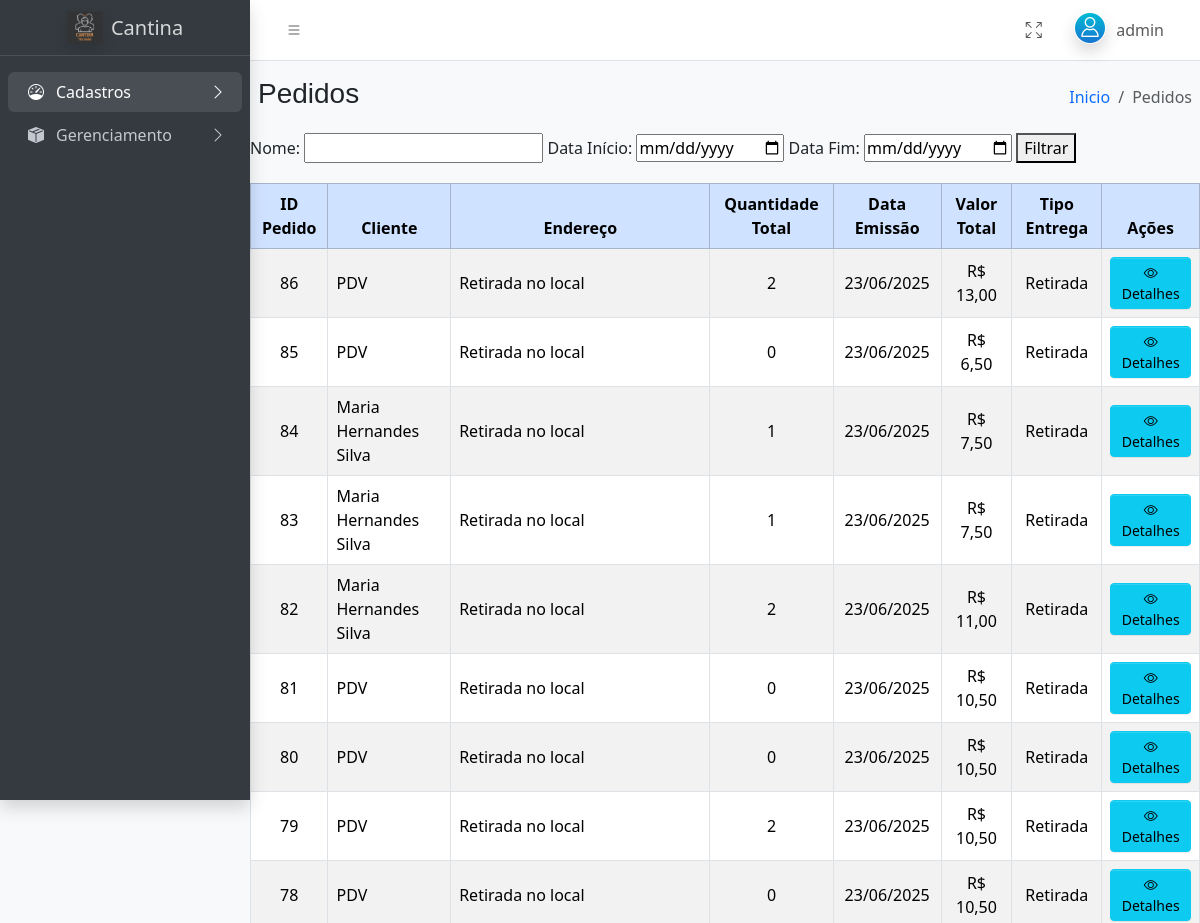
/admin/admin.php?pg=Pedidos (signed in, upper part), run on an earlier commit of the app's database.
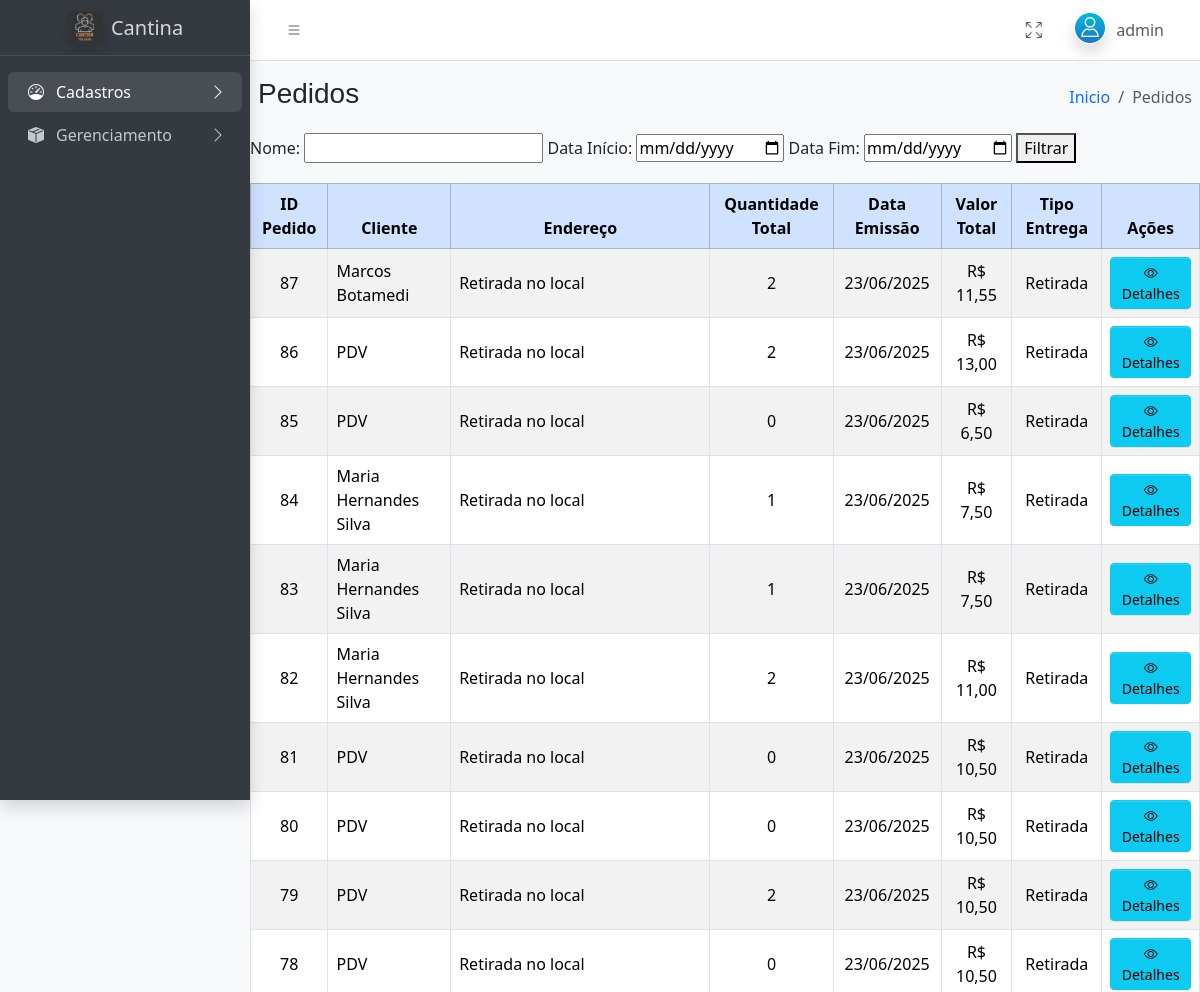
And on a later commit of the database.
### tables this page shows
CREATE TABLE IF NOT EXISTS `tb_pedidos` (
  `id` int(11) NOT NULL AUTO_INCREMENT,
  `id_cliente` int(11) DEFAULT NULL,
  `id_endereco` int(11) DEFAULT NULL,
  `emissao` datetime NOT NULL,
  `valor_total` decimal(10,2) NOT NULL DEFAULT 0.00,
  `tipo_entrega` varchar(20) NOT NULL,
  `tipo_pedido` enum('PDV','WEB') NOT NULL DEFAULT 'WEB',
  `metodo_pagamento` enum('DINHEIRO','CARTAO','PIX','ONLINE') NOT NULL DEFAULT 'ONLINE',
  `status_pagamento` varchar(50) NOT NULL DEFAULT 'AGUARDANDO',
  PRIMARY KEY (`id`),
  KEY `id_cliente` (`id_cliente`),
  KEY `id_endereco` (`id_endereco`)
);

CREATE TABLE IF NOT EXISTS `tb_clientes` (
  `id` int(11) NOT NULL AUTO_INCREMENT,
  `nome` varchar(100) NOT NULL,
  `cnpj_cpf` varchar(20) NOT NULL,
  `email` varchar(200) NOT NULL,
  `telefone` varchar(20) NOT NULL,
  `senha` varchar(32) NOT NULL,
  PRIMARY KEY (`id`),
  UNIQUE KEY `cnpj_cpf` (`cnpj_cpf`),
  UNIQUE KEY `telefone` (`telefone`)
);

### includes/consulta_pedido_admin.php (called while the page is built, shortened)
<?php
include('conexao.php');
$mostrar_detalhes = isset($_GET['pg']) && $_GET['pg'] === 'detalhes' && isset($_GET['id_pedido']);
if (!$mostrar_detalhes) {
    $query = "
        SELECT
            p.id AS id_pedido,
            c.nome AS cliente,
            p.emissao,
            p.valor_total,
            p.tipo_entrega,
            p.tipo_pedido,
            e.endereco,
            e.numero,
            e.bairro,
            e.cep,
            cid.nome_cidade,
            cid.sigla_estado,
            SUM(pi.qtd) AS quantidade_total
        FROM tb_pedidos p
        LEFT JOIN tb_clientes c ON p.id_cliente = c.id
        LEFT JOIN tb_cliente_endereco e ON p.id_endereco = e.id
        LEFT JOIN tb_cidades cid ON e.id_cidade = cid.codigo_cidade
        LEFT JOIN tb_pedidos_itens pi ON p.id = pi.id_pedidos
    ";
    $query .= "
        GROUP BY p.id, c.nome, p.emissao, p.valor_total, p.tipo_entrega, e.endereco, e.numero, e.bairro, e.cep, cid.nome_cidade, cid.sigla_estado
        ORDER BY p.emissao DESC
    ";
    $resultado = mysqli_query($conexao, $query);
}
?>

### admin/gerenciamento/pedidos_admin.php (the view, shortened to what this page needs)
<?php
include('../includes/consulta_pedido_admin.php');
?>
<form method="get" action="" style="margin-bottom: 20px;">
    <label for="nome">Nome:</label>
    <input type="text" name="nome" id="nome">
    <label for="data_inicio">Data Início:</label>
    <input type="date" name="data_inicio" id="data_inicio">
    <label for="data_fim">Data Fim:</label>
    <input type="date" name="data_fim" id="data_fim">
    <button type="submit">Filtrar</button>
</form>
<div class="table-responsive">
    <table class="table table-striped table-hover table-bordered align-middle">
        <thead class="table-primary">
            <tr>
                <th class="text-center">ID Pedido</th>
                <th class="text-center">Cliente</th>
                <th class="text-center">Endereço</th>
                <th class="text-center">Quantidade Total</th>
                <th class="text-center">Data Emissão</th>
                <th class="text-center">Valor Total</th>
                <th class="text-center">Tipo Entrega</th>
                <th class="text-center">Ações</th>
            </tr>
        </thead>
        <tbody>
            <?php if (mysqli_num_rows($resultado) > 0): ?>
                <?php while ($row = mysqli_fetch_assoc($resultado)): ?>
                    <tr>
                        <td class="text-center"><?php echo htmlspecialchars($row['id_pedido']); ?></td>
                        <td><?php echo htmlspecialchars($row['cliente'] ?? "PDV"); ?></td>
                        <td>
                            <?php
                            if ($row['tipo_entrega'] === 'entrega' && $row['endereco']) {
                                echo htmlspecialchars(
                                    $row['endereco'] . ', ' .
                                        $row['numero'] . ', ' .
                                        $row['bairro'] . ', ' .
                                        $row['nome_cidade'] . ' - ' .
                                        $row['sigla_estado'] . ', CEP: ' .
                                        $row['cep']
                                );
                            } else {
                                echo 'Retirada no local';
                            }
                            ?>
                        </td>
                        <td class="text-center"><?php echo htmlspecialchars($row['quantidade_total'] ?? 0); ?></td>
                        <td class="text-center"><?php echo date('d/m/Y', strtotime($row['emissao'])); ?></td>
                        <td class="text-center">R$ <?php echo number_format($row['valor_total'], 2, ',', '.'); ?></td>
                        <td class="text-center"><?php echo htmlspecialchars($row['tipo_entrega'] === 'entrega' ? 'Entrega' : 'Retirada'); ?></td>
                        <td class="text-center">
                            <a href="?pg=Detalhes&id=<?php echo $row['id_pedido']; ?>" class="btn btn-info btn-sm">
                                <i class="bi bi-eye"></i> Detalhes
                            </a>
                        </td>
                    </tr>
                <?php endwhile; ?>
            <?php else: ?>
                <tr>
                    <td colspan="8" class="text-center">Nenhum pedido encontrado.</td>
                </tr>
            <?php endif; ?>
        </tbody>
    </table>
</div>

What changed in the data, as far as the page shows it:
added tb_pedidos: id "87", id_cliente.nome "Marcos Botamedi", shows "Retirada no local", quantidade_total "2", emissao "23/06/2025", valor_total "11,55", tipo_entrega "Retirada"
